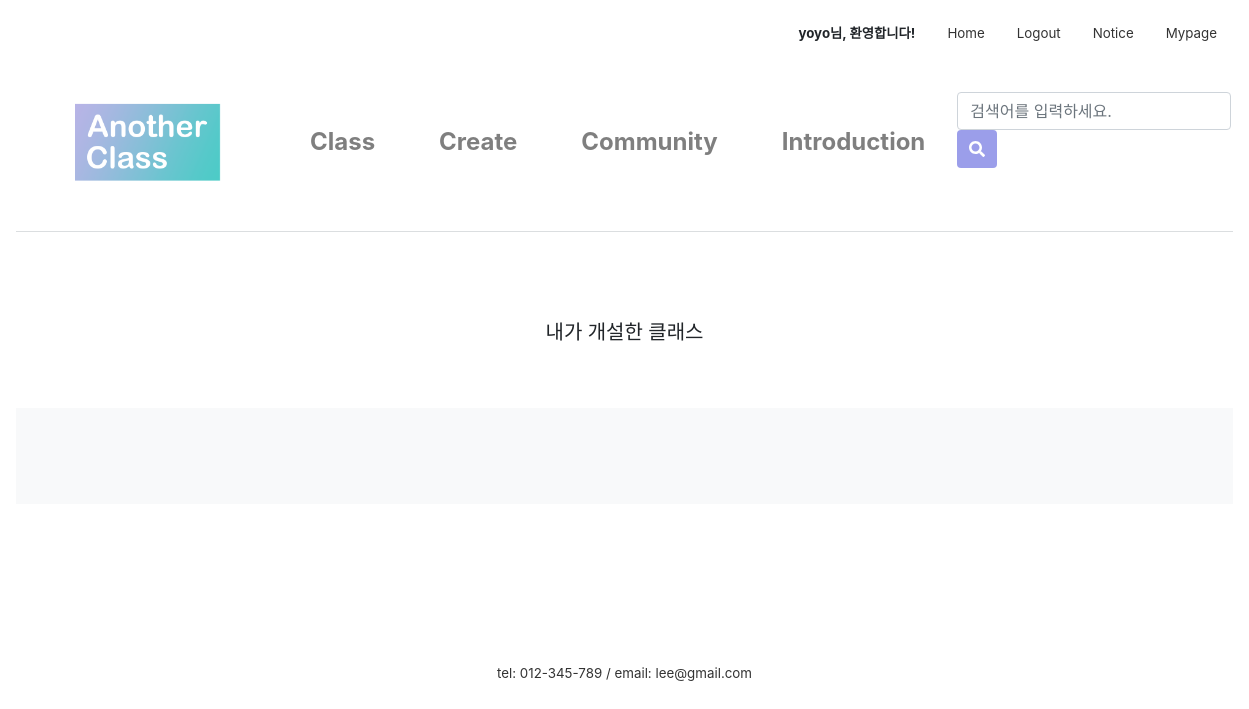
Before: /mypage/myClass/ (signed in) with the older database file.
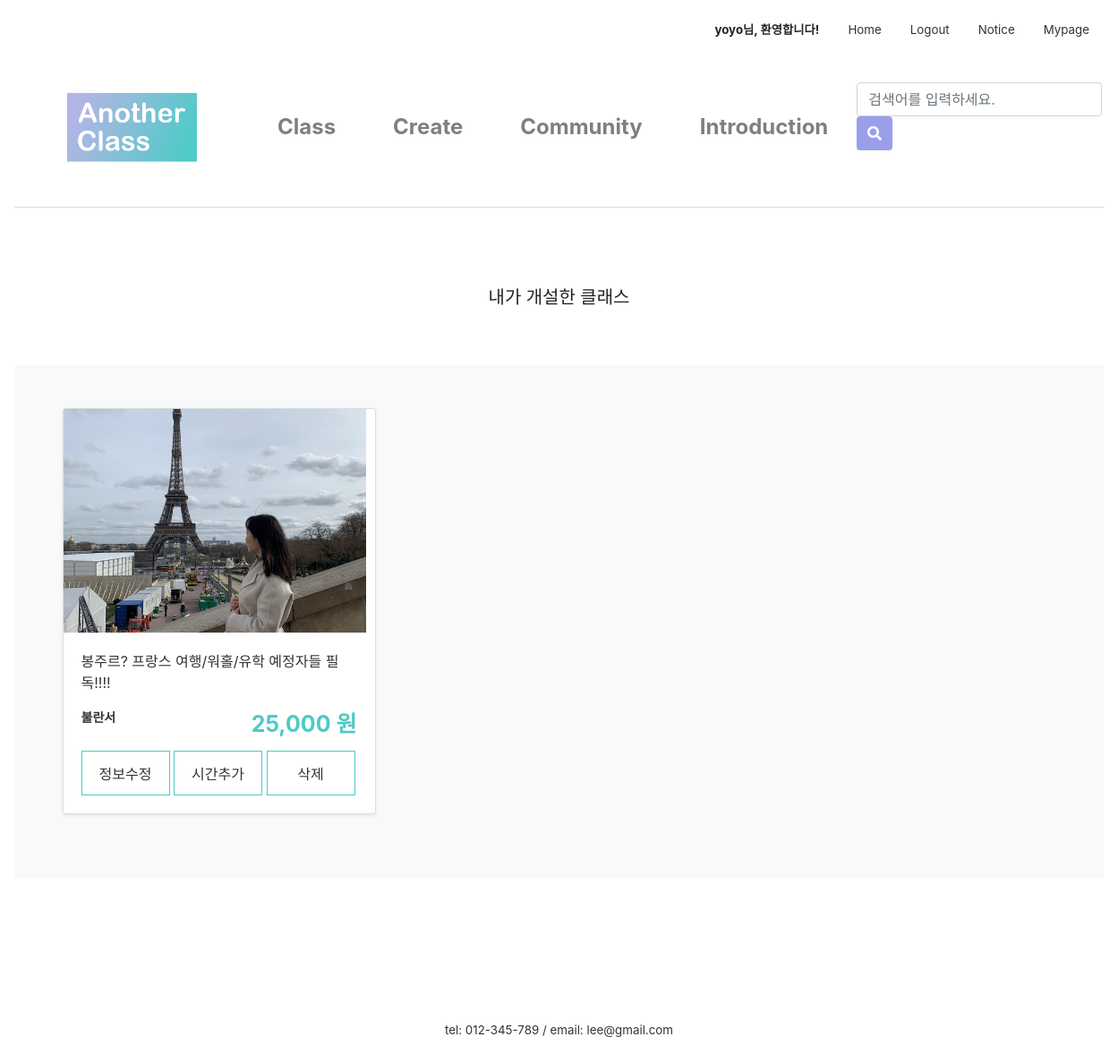
After: the same page with the newer database file.
### firstApp/models.py (models this page shows, shortened)
class Class(models.Model):
    author = models.ForeignKey(settings.AUTH_USER_MODEL, on_delete=models.CASCADE, default=1)
    title = models.CharField(max_length=50)
    tutor = models.CharField(max_length=10)
    tutor_photo = ProcessedImageField(upload_to="tutor", processors=[ResizeToFill(300,300)], default='')
    tutor_insta = models.CharField(null=True, blank=True, max_length=50, default='')
    tutor_blog = models.CharField(null=True, blank=True, max_length=50, default='')
    tutor_youtube = models.CharField(null=True, blank=True, max_length=50, default='')
    category = models.ForeignKey('firstApp.Category', on_delete=models.CASCADE, default=1, related_name='category')
    area = models.ForeignKey('firstApp.Area', on_delete=models.CASCADE, default=1)
    photo = ProcessedImageField(upload_to="class", processors=[ResizeToFill(600,450)], default='')
    body = RichTextUploadingField(default='')
    tutor_body = RichTextUploadingField(default='')
    price = models.CharField(max_length=10)
    time = models.CharField(max_length=5)
    level = models.ForeignKey('firstApp.Level', on_delete=models.CASCADE, default=1, related_name='level')
    mode = models.ForeignKey('firstApp.Mode', on_delete=models.CASCADE, default=1, related_name='mode')
    in_min = models.PositiveIntegerField(null=True, blank=True, default='1')
    in_max = models.PositiveIntegerField(null=True, blank=True, default='1')
    like_user = models.ManyToManyField(settings.AUTH_USER_MODEL, related_name='like_class')
    like_count = models.PositiveIntegerField(default=0)

### firstApp/views.py (the view)
# urls.py: path('mypage/myClass/', views.myClass, name='myClass'),
@login_required(login_url='/login/')
def myClass(request):
    classs = Class.objects.filter(author=request.user)
    return render(request, 'firstApp/classlist.html', {'classs':classs})

### firstApp/templates/firstApp/classlist.html
{% extends 'firstApp/base.html' %}
{% load static %}
{% block content %}
    <h5>내가 개설한 클래스</h5>
    <div class="album py-5 bg-light">
        <div class="container">
            <div class="row">
                {% for class in classs %}
          <div class="col-md-4">
            <a class="productdetail"
               href="{% url 'product' class.id %}">
              <div class="card mb-4 shadow-sm">
              <img src="{{class.photo.url}}" width="338px" height="250px">
              <div class="card-body">
                <p class="class_title">{{class.title}}</p>
                  <small class="tutor_name">{{class.tutor}}</small>
                    <span class="class_price">{{class.price}} 원</span>
                    <div class="class-update-button">
                        <a class="abc" href="{% url 'update_class' class.id %}">정보수정</a>
                        <a class="abc" href="{% url 'update_time' class.id %}">시간추가</a>
                        <a class="abc" href="#">삭제</a>
                    </div>
                </div>
              </div>
            </a>
          </div>
          {% endfor %}
            </div>
        </div>
    </div>
    {% endblock content %}

### firstApp/templates/firstApp/base.html (shortened to what this page needs)
{% load static %}
<link rel="stylesheet" href="https://stackpath.bootstrapcdn.com/bootstrap/4.4.1/css/bootstrap.min.css"
>
<link rel="stylesheet" href="{% static 'css/base.css' %}">
<link rel="stylesheet" href="{% static 'css/navbar_custom.css' %}">
<div class="inner">
  <nav class="nav nav-masthead justify-content-end">
    {% if user.is_active %}
    <a class="nav-link"><strong>{{user.username}}님, 환영합니다!</strong></a>
    <a class="nav-link active" href="/">Home</a>
    <a class="nav-link" href="/logout">Logout</a>
    <a class="nav-link" href="#">Notice</a>
    <a class="nav-link" href="/mypage">Mypage</a>
    {% else %}
    <a class="nav-link active" href="/">Home</a>
    <a class="nav-link" href="/login">Login</a>
    <a class="nav-link" href="#">Notice</a>
    {% endif %}
  </nav>
</div>
<nav class="navbar navbar-expand-lg  navbar-light navbar-custom">
  <a class="navbar-brand" href="/main"><img src="{% static 'image\logo_1.png' %}" alt="Logo" style="width:230px;"></a>
  <div class="collapse navbar-collapse" id="navbarCollapse">
    <ul class="navbar-nav mr-auto">
      <li class="nav-item nav-item-custom">
        <a class="nav-link" href="/class_search">Class</a>
      </li>
      <li class="nav-item nav-item-custom">
        <a class="nav-link" href="/intro_createclass">Create</a>
      </li>
      <li class="nav-item nav-item-custom">
        <a class="nav-link" href="/community">Community</a>
      </li>
      <li class="nav-item nav-item-custom">
        <a class="nav-link" href="#">Introduction</a>
      </li>
    </ul>
    <form class="form-inline mt-2 mt-md-0" action="{% url 'searchResult' %}" method="get">
      <input class="form-control mr-sm-2" type="search" placeholder="검색어를 입력하세요." aria-label="Search" name="qq" value="{{ qq }}">
      <button class="btn btn-primary my-2 my-sm-0" type="submit" style="height:38px">
        <i class="fas fa-search"></i>
      </button>
    </form>
  </div>
</nav>
<main role="main">
  {% block content %}
  {% endblock content%}
</main>
<footer class="mastfoot mt-auto text-center">
  <div class="inner" style="margin-top:10rem;">
    <p style="margin:0">tel: 012-345-789 /
      email: lee@gmail.com</p>
  </div>
</footer>

### firstApp/static/css/base.css (style rules this page uses)
.class_price { float:right; color:#4ECAC6; font-weight:bold; font-size:25px; }
.tutor_name { font-weight:bold; font-size:14px; }
.class-update-button { float:left; text-align:center; list-style:none; }
.class-update-button .abc { display: inline-block; width:99px; margin-top:10px; padding-top:13px; border:1px solid #4ECAC6; height:50px; }
.mastfoot { color: #333; }
.inner { font-size:10pt; }
.btn-primary, .btn-primary:active, .btn-primary:visited { background-color: #9B9EEA !important; border:none !important; color:white !important; }
h5 { text-align: center; margin: 3rem; padding:1rem; }

### firstApp/static/css/navbar_custom.css (style rules this page uses)
a { color:#333; }
.navbar { border-bottom: 0.1px solid rgb(219, 222, 224); margin-bottom:3em; }
.navbar-custom { font-size: x-large; font-weight: bold; background-color: #fff; }
.nav-item-custom { padding-left: 1.5rem; padding-right: 1.5rem; }

Changed rows visible on the page:
added Class: photo (picture), title "봉주르? 프랑스 여행/워홀/유학 예정자들 필독!!!!", tutor "불란서", price "25,000"
